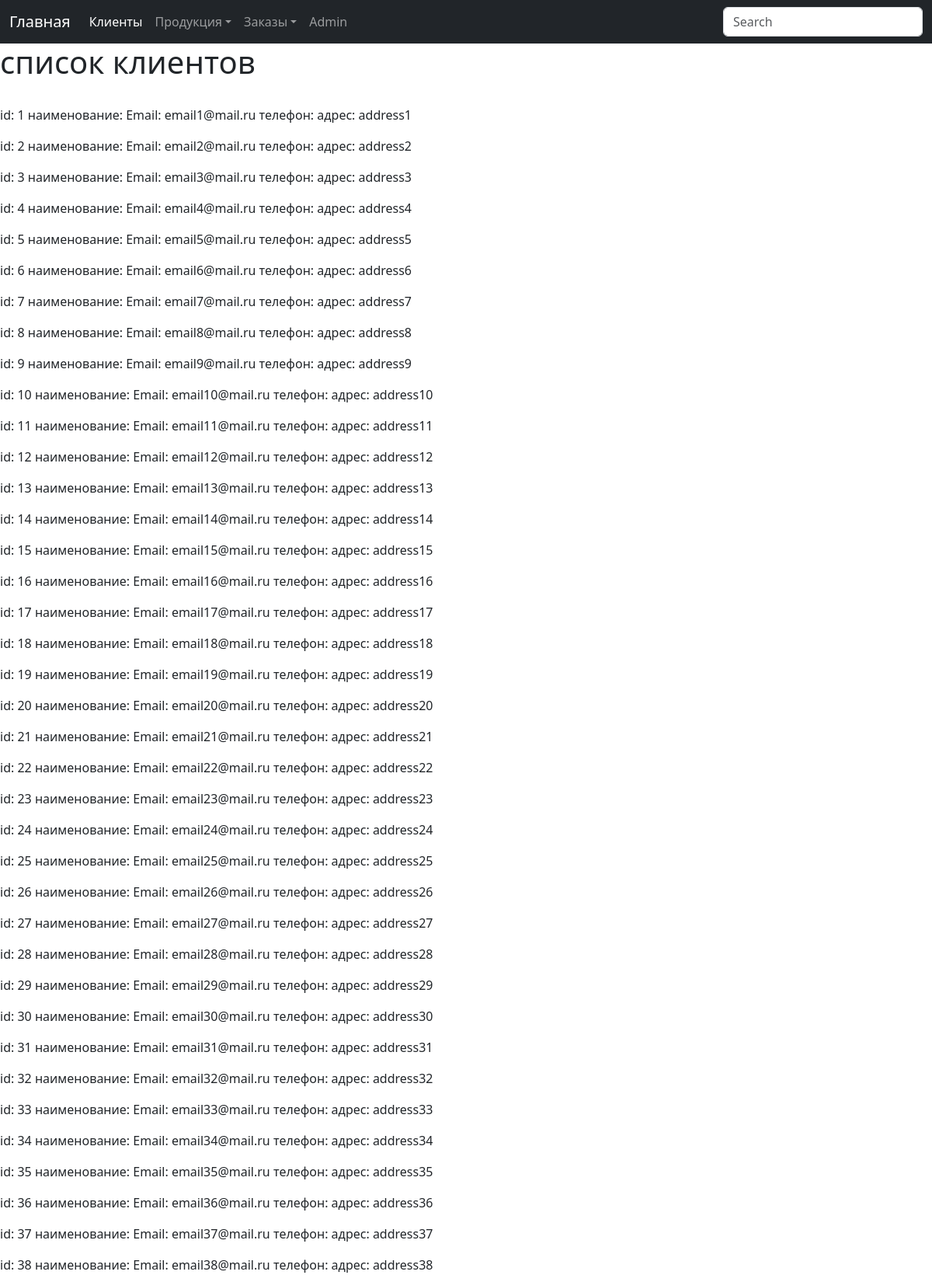
The page /shop/clients/ (upper part) on the database its author committed.
### shopapp/models.py (models this page shows, shortened)
class Client(models.Model):
    name_client = models.CharField(max_length=50)
    email = models.EmailField()
    phone_number = models.CharField(max_length=12)
    address = models.CharField(max_length=100)

### shopapp/views.py (the view)
# urls.py: path('shop/clients/', views.clients, name='clients'),
def clients(request):
    clients = Client.objects.all()
    logger.info(f'Страница "Список клиентов" успешно открыта')
    return render(request, 'shopapp/clients.html', {'clients': clients})

### shopapp/templates/shopapp/clients.html (shortened to what this page needs)
{% extends 'shopapp/base.html' %}
{% block content %}
<h1>список клиентов</h1> <br>
{% for client in clients %}
    <p>id: {{ client.id }}    наименование: {{ client.name_clients }} Email: {{ client.email }} телефон: {{ client.phone_client }} адрес: {{ client.address}}</p>
{%  endfor %}
{% endblock %}

### rows shown on the page
Client: id "1", email "email1@mail.ru", address "address1"
Client: id "2", email "email2@mail.ru", address "address2"
Client: id "3", email "email3@mail.ru", address "address3"
Client: id "4", email "email4@mail.ru", address "address4"
Client: id "5", email "email5@mail.ru", address "address5"
Client: id "6", email "email6@mail.ru", address "address6"
Client: id "7", email "email7@mail.ru", address "address7"
Client: id "8", email "email8@mail.ru", address "address8"
Client: id "9", email "email9@mail.ru", address "address9"
Client: id "10", email "email10@mail.ru", address "address10"
Client: id "11", email "email11@mail.ru", address "address11"
Client: id "12", email "email12@mail.ru", address "address12"
Client: id "13", email "email13@mail.ru", address "address13"
Client: id "14", email "email14@mail.ru", address "address14"
Client: id "15", email "email15@mail.ru", address "address15"
Client: id "16", email "email16@mail.ru", address "address16"
Client: id "17", email "email17@mail.ru", address "address17"
Client: id "18", email "email18@mail.ru", address "address18"
Client: id "19", email "email19@mail.ru", address "address19"
Client: id "20", email "email20@mail.ru", address "address20"
Client: id "21", email "email21@mail.ru", address "address21"
Client: id "22", email "email22@mail.ru", address "address22"
Client: id "23", email "email23@mail.ru", address "address23"
Client: id "24", email "email24@mail.ru", address "address24"
Client: id "25", email "email25@mail.ru", address "address25"
Client: id "26", email "email26@mail.ru", address "address26"
Client: id "27", email "email27@mail.ru", address "address27"
Client: id "28", email "email28@mail.ru", address "address28"
Client: id "29", email "email29@mail.ru", address "address29"
Client: id "30", email "email30@mail.ru", address "address30"
Client: id "31", email "email31@mail.ru", address "address31"
Client: id "32", email "email32@mail.ru", address "address32"
Client: id "33", email "email33@mail.ru", address "address33"
Client: id "34", email "email34@mail.ru", address "address34"
Client: id "35", email "email35@mail.ru", address "address35"
Client: id "36", email "email36@mail.ru", address "address36"
Client: id "37", email "email37@mail.ru", address "address37"
Client: id "38", email "email38@mail.ru", address "address38"
